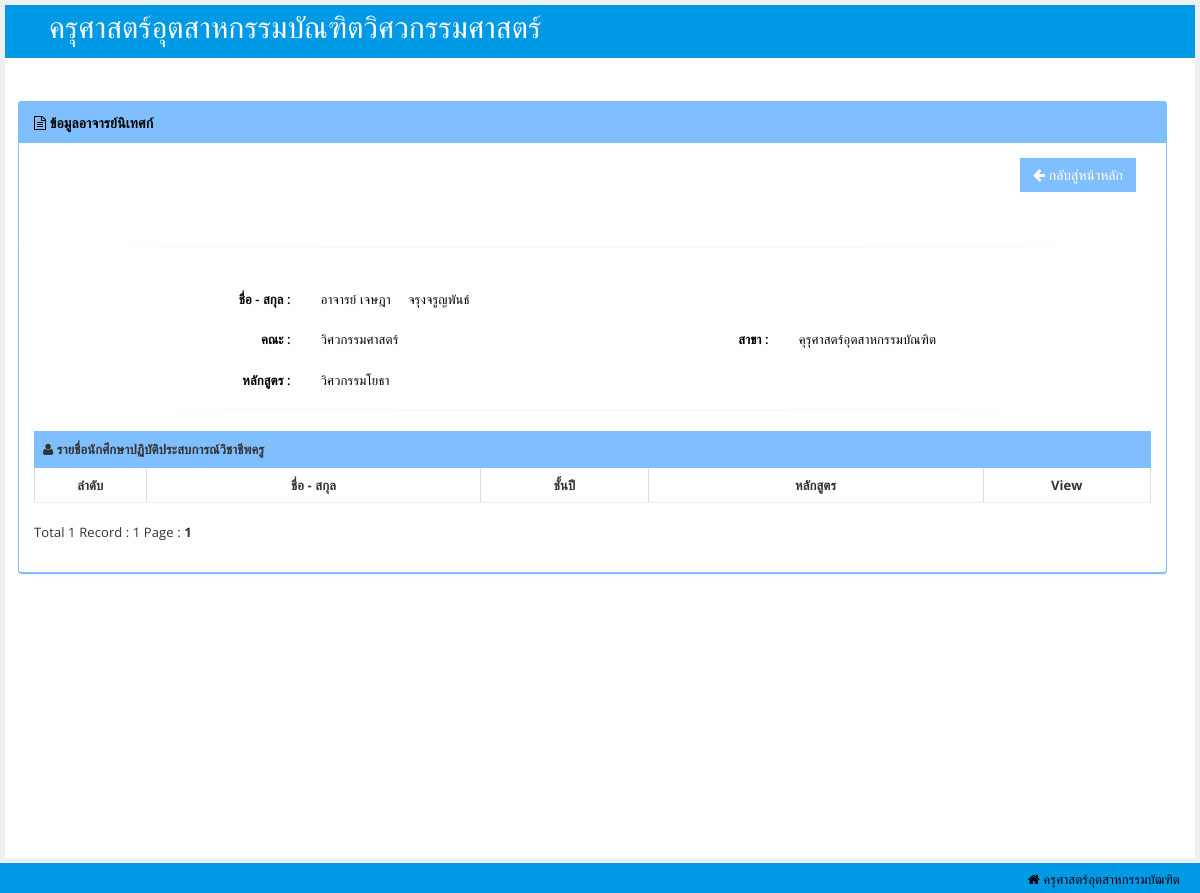
Page /rmutlexpro/reportshowteacher.php?teacher_id=5600009 on the committed database.
### tables this page shows
CREATE TABLE `teacher` (
  `teacher_id` int(11) NOT NULL,
  `title_id` int(11) NOT NULL,
  `teacher_name` varchar(50) NOT NULL,
  `teacher_lname` varchar(50) NOT NULL,
  `teacher_email` varchar(50) NOT NULL,
  `teacher_tel` varchar(50) NOT NULL,
  `faculty_id` int(11) NOT NULL,
  `course_id` int(11) NOT NULL,
  `branch_id` int(11) NOT NULL,
  `teacher_password` varchar(50) NOT NULL,
  `qualification` varchar(255) NOT NULL,
  `exper` varchar(255) NOT NULL,
  `indentity_id` int(11) NOT NULL
);

CREATE TABLE `faculty` (
  `faculty_id` int(11) NOT NULL,
  `faculty_name` varchar(50) NOT NULL
);

CREATE TABLE `course` (
  `course_id` int(11) NOT NULL,
  `course_name` varchar(50) NOT NULL
);

CREATE TABLE `branch` (
  `branch_id` int(11) NOT NULL,
  `branch_name` varchar(50) NOT NULL
);

### rmutlexpro/reportshowteacher.php (the view, shortened to what this page needs)
<!DOCTYPE html>
<html lang="en"><head>
    <link id="bootstrap-style" href="css/bootstrap.css" rel="stylesheet">
    <link href="css/halflings.css" rel="stylesheet">
    <link rel="stylesheet" href="css/layout.css" type="text/css">
    <link href="css/bootstrap-responsive.min.css" rel="stylesheet">
    <link id="base-style" href="css/style.css" rel="stylesheet">
    <link id="base-style-responsive" href="css/style-responsive.css" rel="stylesheet">
    <link href="css/font-awesome.min.css" rel="stylesheet">
    <link href="css/font-awesome.css" rel="stylesheet">
    <link rel="stylesheet" href="css/modal.css" type="text/css">
</head>
<body>
<?php
$teacher_id=$_GET['teacher_id'];
?>
<div id="main">
<nav class="navbar navbar-default">
        <div class="navbar-inner">
            <div class="container-fluid">
                <div class="navbar-header">
                    <a class="brand"><span style="font-size:30px">&nbsp;ครุศาสตร์อุตสาหกรรมบัณฑิตวิศวกรรมศาสตร์</span></a>
                </div>
                <div class="nav-no-collapse header-nav">
                    <ul class="nav navbar-nav pull-right">
                        <li class="dropdown">
                            <a class="btn dropdown-toggle" href="#">
                                <i class="fa fa-user" style="color: #0099e6"></i>
                            </a>
                        </li>
                    </ul>
                </div>
            </div>
        </div>
    </nav>
            <div id="content" class="span10">
                <div class="row">
<div class="tab-pane active" id="stdpro">
        <div class="panel-body">
          <div class="form-horizontal">
            <div class="panel panel-primary">
              <div class="panel-heading">
                <h3 class="panel-title"><i class=" icon-file-alt"></i> ข้อมูลอาจารย์นิเทศก์</h3>
              </div>
              <div class="panel-body">
                <div class="col-sm-12">
                <div align="right">
                                <button type="button" class="btn btn-primary btn-lg" id="adduser" style="background-color:#80bfff;border-color: #80bfff;; color:#fff" onclick='location.replace("report.php")'><i class="icon-arrow-left"></i> กลับสู่หน้าหลัก</button>
                        </div>
                  <div class="form-group">
      <div><br></div>
        <div class="form-group">
            <hr>
        </div>
                            <div class="form-group">
                                <label class="control-label col-sm-3">ชื่อ - สกุล : </label>
                                <?php
                                    $strSQL = "SELECT * FROM teacher WHERE teacher_id='$teacher_id' ";
                                    $objQuery = mysql_query($strSQL);
                                ?>
                                <div class="col-sm-3">
                                <?php
                                    while ($nti=mysql_fetch_array($objQuery)){
                                ?>
                                 <label style="font-weight: normal" class="control-label" value='<?php echo $nti['teacher_id'];?>'>อาจารย์ <?php echo $nti['teacher_name'];?>&nbsp;&nbsp;&nbsp;&nbsp;<?php echo $nti['teacher_lname'];?>
                                <?php }?>
                                    </label>
                                </div>
                            </div>
                            <div class="form-group">
                                <label class="control-label col-sm-3">คณะ : </label>
                                 <?php
                                    $strSQL1 = "SELECT a.teacher_id,b.faculty_name FROM teacher a INNER JOIN faculty b ON a.faculty_id=b.faculty_id WHERE teacher_id='$teacher_id' ";
                                    $objQuery1 = mysql_query($strSQL1) or die(mysql_error());
                                ?>
                                <div class="col-sm-3">
                                <?php
                                    while ($nti1=mysql_fetch_array($objQuery1)){
                                ?>
                                <label style="font-weight: normal" class="control-label" value='<?php echo $nti1['faculty_id'];?>'><?php echo $nti1['faculty_name'];?>
                                <?php }?>
                                    </label>
                                </div>
                                <label class="control-label col-sm-2">สาขา : </label>
                                <?php
                                    $strSQL1 = "SELECT a.teacher_id,b.course_name FROM teacher a INNER JOIN course b ON a.course_id=b.course_id WHERE teacher_id='$teacher_id' ";
                                    $objQuery1 = mysql_query($strSQL1) or die(mysql_error());
                                ?>
                                <div class="col-sm-4">
                                    <?php
                                    while ($nti1=mysql_fetch_array($objQuery1)){
                                    ?>
                                    <label style="font-weight: normal" class="control-label" value='<?php echo $nti1['course_id'];?>'><?php echo $nti1['course_name'];?>
                                <?php }?>
                                    </label>
                                </div>
                            </div>
                            <div class="form-group">
                                <label class="control-label col-sm-3">หลักสูตร : </label>
                                <?php
                                    $strSQL1 = "SELECT a.teacher_id,b.branch_name FROM teacher a INNER JOIN branch b ON a.branch_id=b.branch_id WHERE teacher_id='$teacher_id' ";
                                    $objQuery1 = mysql_query($strSQL1) or die(mysql_error());
                                ?>
                                <div class="col-sm-5">
                                <?php
                                    while ($nti1=mysql_fetch_array($objQuery1)){
                                    ?>
                                    <label style="font-weight: normal" class="control-label" value='<?php echo $nti1['branch_id'];?>'><?php echo $nti1['branch_name'];?>
                                <?php }?>
                                    </label>
                                </div>
                            </div>
                            <div><hr></div>
                            <div class="table-responsive panel-collapse pull out">
                            <table class="table table-bordered">
                                <tbody>
                                    <tr>
                                        <td style="text-align:left" class="success" colspan="10"><i class=" icon-user"></i><strong> รายชื่อนักศึกษาปฏิบัติประสบการณ์วิชาชีพครู</strong></td>
                                    </tr>
                                    <tr style="font-weight:bold;">
                                        <td style="width:10%;text-align:center">ลำดับ</td>
                                        <td style="width:30%;text-align:center">ชื่อ - สกุล</td>
                                        <td style="width:15%;text-align:center">ชั้นปี</td>
                                        <td style="width:30%;text-align:center">หลักสูตร</td>
                                        <td style="width:15%;text-align:center">View</td>
                                    </tr>
                                    <?php
$strSQLb = "SELECT * FROM student WHERE teacher_id='$teacher_id'";
                        $objQueryb = mysql_query($strSQLb);
                        $ntib=mysql_fetch_array($objQueryb);
                        $id1=$ntib['teacher_id'];
$strSQLa = "SELECT * FROM student WHERE teacher_id='$id1'";
$objQuerya = mysql_query($strSQLa) or die ("Error Query [".$strSQLa."]");
$Num_Rows = mysql_num_rows($objQuerya);
$Per_Page = 10;
$Page = isset($_GET['Page']) ? $_GET['Page'] : 1;
if($Num_Rows<=$Per_Page)
{
    $Num_Pages =1;
}
                                        $objQuery = mysql_query($strSQL);?>
                                </tbody>
                            </table>
Total <?php echo $Num_Rows;?> Record : <?php echo $Num_Pages;?> Page :
<?php
for($i=1; $i<=$Num_Pages; $i++){
    if($i != $Page)
    {
        echo "[ <a href='$_SERVER[SCRIPT_NAME]?branch_id=$id1&Page=$i'>$i</a> ]";
    }
    else
    {
        echo "<b> $i </b>";
    }
}
?>
                        </div>
  </div>
</div>
                </div>
              </div>
            </div>
          </div>
                </div>
            </div>
        </div>
    </div>
       <footer>
            <p>
                <span class="icon-home" style="text-align:left;float: right"> ครุศาสตร์อุตสาหกรรมบัฒฑิต</a></span>
            </p>
        </footer>
</body>
</html>

### rmutlexpro/css/halflings.css (style rules this page uses)
html, html .halflings { -webkit-font-smoothing: antialiased !important; }

### rmutlexpro/css/layout.css (style rules this page uses)
html { position: relative; z-index: 1; min-height: 100%; letter-spacing: 0.1px; }
html body { font-family: 'Open Sans', sans-serif; font-size: 13px; min-height: 100%; background-color: #ecf0f1; overflow-x: hidden; }
#main { position: relative; -webkit-transition: -webkit-transform 0.2s ease; -o-transition: -o-transform 0.2s ease; transition: transform 0.2s ease; }
#main:before, #main:after { content: " "; display: table; }
#main:after { clear: both; }
#main { padding-top: 100px; }
@media (min-width: 768px) { #main { padding-top: 60px; } }

### rmutlexpro/css/style-responsive.css (style rules this page uses)
@media (min-width: 1200px) { #content { width: 100%; padding: 28px; margin: 0px 0px; } }
@media (min-width: 1200px) { footer { margin: 0px 0px 0px 0px; padding: 10px 20px; } }

### rmutlexpro/css/modal.css (style rules this page uses)
* { margin:0; padding:0; }

### rmutlexpro/reportshowteacher.php (style rules this page uses)
body { font-family: "Lato", sans-serif; }
#main { transition: margin-left .5s; padding: 5px; }

### rows in the picture
teacher: $nti['teacher_id'] 5600009 (drawn), teacher_name "เจษฎา", teacher_lname "จรุงจรูญพันธ์", faculty.faculty_name "วิศวกรรมศาสตร์", course.course_name "คุรุศาสตร์อุตสาหกรรมบัณฑิต", branch.branch_name "วิศวกรรมโยธา"

### other values in the picture
$Num_Rows "1"
$Num_Pages "1"
